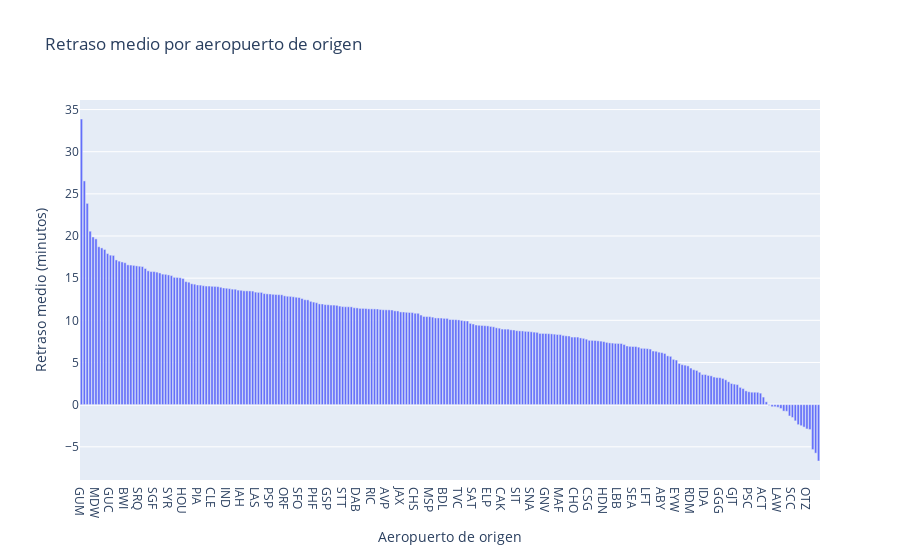

The notebook cell saved with this chart:
### Code cell
fig.show()

### Figure 1 — Plotly figure (JSON) as saved in the notebook; plotly's stock layout.template omitted (floating-point values rounded to 4 significant figures; data arrays with more than 128 entries replaced by an {"elided": "..."} marker saying what was removed)
{"data": [{"hovertemplate": "Aeropuerto de origen=%{x}<br>Retraso medio (minutos)=%{y}<extra></extra>", "legendgroup": "", "marker": {"color": "#636efa", "pattern": {"shape": ""}}, "name": "", "orientation": "v", "showlegend": false, "textposition": "auto", "type": "bar", "x": {"elided": "255 str values"}, "xaxis": "x", "y": {"elided": "255 float values"}, "yaxis": "y"}], "layout": {"barmode": "relative", "legend": {"tracegroupgap": 0}, "title": {"text": "Retraso medio por aeropuerto de origen"}, "xaxis": {"anchor": "y", "domain": [0, 1], "title": {"text": "Aeropuerto de origen"}}, "yaxis": {"anchor": "x", "domain": [0, 1], "title": {"text": "Retraso medio (minutos)"}}}}
